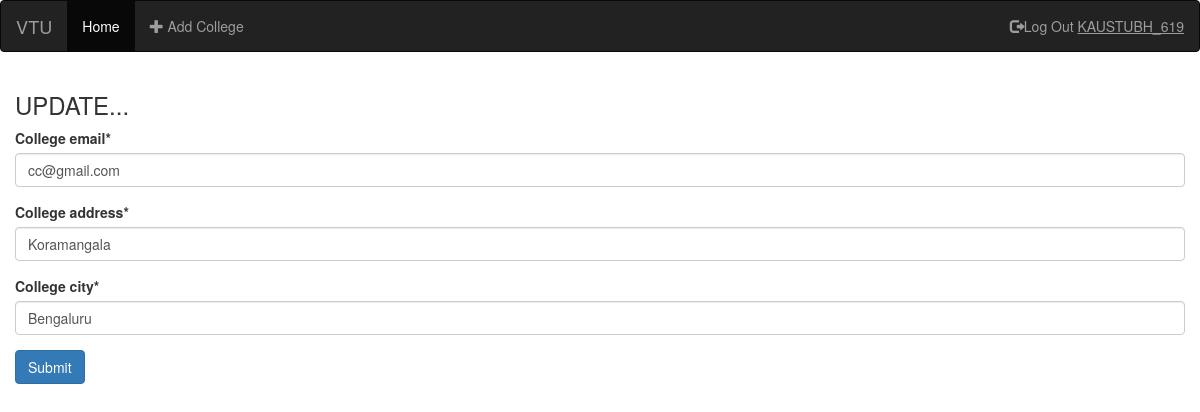
/crud/update?id=3 (signed in), run on the app's committed database.
### formExample/models.py (models this page shows, shortened)
class College(models.Model):
    college_name = models.CharField(max_length=100, unique=True)
    college_email = models.EmailField(unique=True)
    college_address = models.CharField(max_length=250)
    college_city = models.CharField(max_length=100)
    class Meta:
        db_table = 'college'

### crud/views.py (the view, shortened to what this page needs)
@login_required(login_url='login')
def update(request):
    id = request.GET['id']
    data = College.objects.get(id=id)
    form = CollegeForm(instance=data)
    return render(request, 'crud/update.html', {'form': form})

### crud/forms.py
class CollegeForm(forms.ModelForm):
    class Meta:
        model = College
        fields = ('college_email', 'college_address', 'college_city')

### crud/templates/crud/update.html (shortened to what this page needs)
{% extends "layout.html" %}
{% block content %}
{% load crispy_forms_tags %}
<h3>UPDATE...</h3>
<form action="" method="post" novalidate> {% csrf_token %}
    {{ form|crispy }}
    <input type="submit" value="Submit" class="btn btn-primary">
</form>
{% endblock %}

### student/templates/layout.html (shortened to what this page needs)
<!DOCTYPE html>
<html lang="en">
<head>
  {% load staticfiles %}
  <link rel="stylesheet" href="https://maxcdn.bootstrapcdn.com/bootstrap/3.3.7/css/bootstrap.min.css">
</head>
<body>
<nav class="navbar navbar-inverse">
  <div class="container-fluid">
    <div class="navbar-header">
      <a class="navbar-brand" href="{% url 'index' %}">VTU</a>
    </div>
    <ul class="nav navbar-nav">
      <li class="active"><a href="{% url 'crudview' %}">Home</a></li>
      <li><a href="{% url 'create' %}"><span class="glyphicon glyphicon-plus"></span> Add College</a></li>
    </ul>
    <ul class="nav navbar-nav navbar-right">
      {% if request.user.username %}
      <li><a href="{% url 'logout' %}"><span class="glyphicon glyphicon-log-out"></span>Log Out
        <u style="text-transform: uppercase;"> {{ request.user.username }}</u></a></li>
      {% else %}
      <li><a href="{% url 'login' %}"><span class="glyphicon glyphicon-log-in"></span> Log In</a></li>
      <li><a href="{% url 'registration' %}"><span class="glyphicon glyphicon-edit"></span> Sign Up</a></li>
      {% endif %}
    </ul>
  </div>
</nav>
<div class="container-fluid">
    {% block content %}
    {% endblock %}
</div>
</body>
</html>

### data on the page
College: college_email "cc@gmail.com", college_address "Koramangala", college_city "Bengaluru"

### other printed values
{{ request.user.username }} "KAUSTUBH_619"
